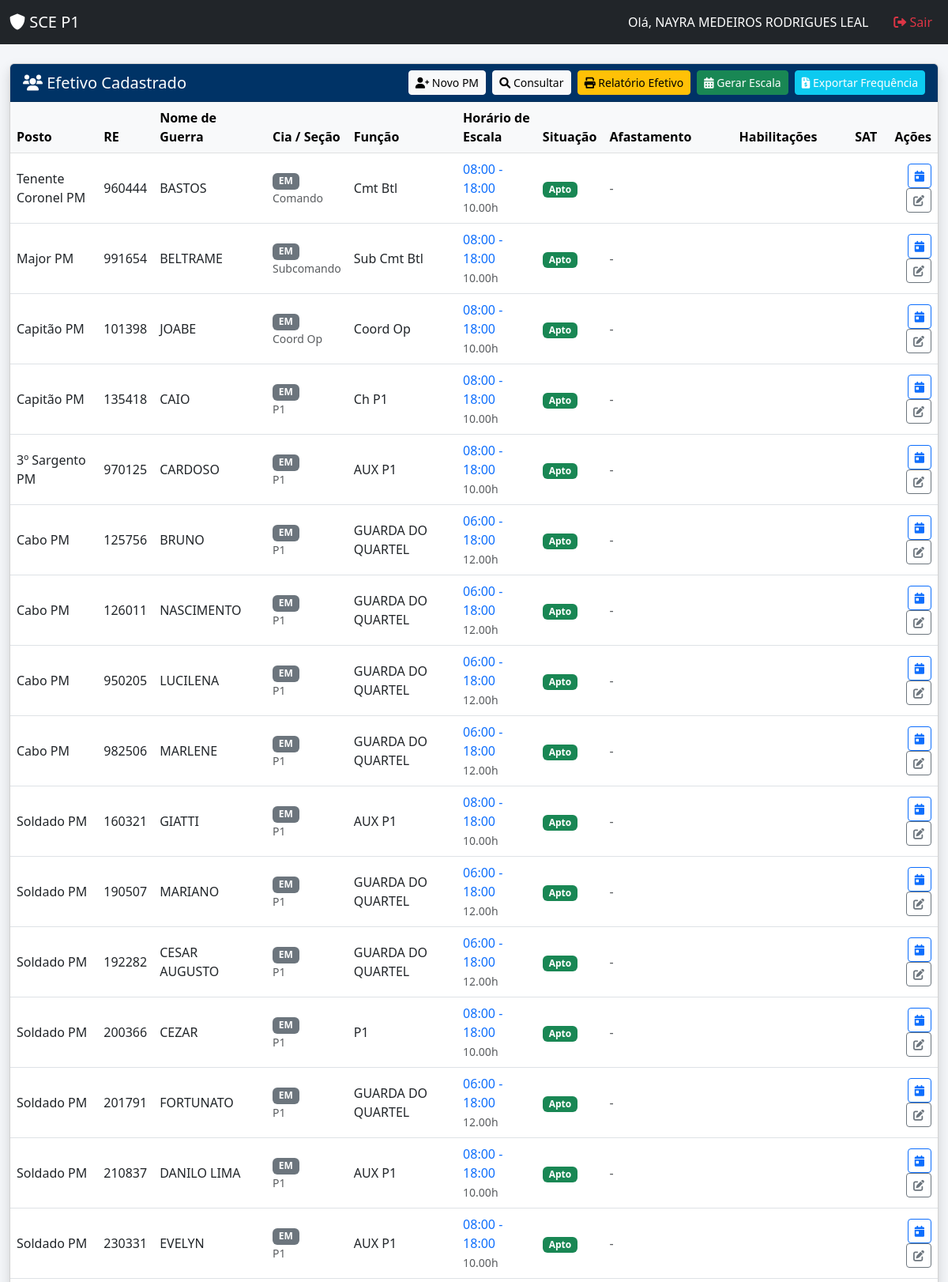
The page / (signed in, upper part) on the database its author committed.
### app.py (models this page shows)
class Usuario(UserMixin, db.Model):
    id = db.Column(db.Integer, primary_key=True)
    username = db.Column(db.String(20), unique=True, nullable=False)
    re = db.Column(db.String(20), unique=True, nullable=False)
    nome = db.Column(db.String(100), nullable=False)
    password = db.Column(db.String(100), nullable=False)
    perfil = db.Column(db.String(20), default='comum') # 'admin', 'operador', 'comum'

class Policial(db.Model):
    id = db.Column(db.Integer, primary_key=True)
    posto = db.Column(db.String(20))
    re = db.Column(db.String(20), unique=True)
    nome = db.Column(db.String(100))
    nome_guerra = db.Column(db.String(50))
    cia = db.Column(db.String(20))
    secao_em = db.Column(db.String(50))
    tipo_escala = db.Column(db.String(20))
    data_base_escala = db.Column(db.Date, nullable=True)
    funcao = db.Column(db.String(100))
    equipe = db.Column(db.String(50))
    viatura = db.Column(db.String(50))
    ativo = db.Column(db.Boolean, default=True)
    hora_inicio_escala = db.Column(db.Time, nullable=True)
    hora_fim_escala = db.Column(db.Time, nullable=True)
    duracao_horas_escala = db.Column(db.Float, nullable=True)
    regime_escala = db.Column(db.String(50), nullable=True)
    habilitacoes = db.Column(db.String(500), nullable=True)
    sat = db.Column(db.String(500), nullable=True)
    status_saude = db.Column(db.String(50), default='Apto Sem Restrições')
    restricao_tipo = db.Column(db.String(100))
    data_fim_restricao = db.Column(db.Date)

### app.py (the view)
@app.route('/')
@login_required
def index():
    verificar_validade_restricoes()
    pms_raw = Policial.query.filter_by(ativo=True).all()
    hoje = datetime.now().date()
    siglas_afastamento = ['DS', 'F*', 'F', 'FN', 'FS', 'CV', 'LP', 'LSV', 'LTS', 'AD', 'LG', 'LA', 'PT', 'NP', 'EAP', 'LT']
    nomes_afastamento = {
        'DS': 'Dispensa de Serviço',
        'F*': 'Folga com observação',
        'F': 'Férias',
        'FN': 'Férias',
        'FS': 'Falta ao Serv.',
        'CV': 'Convalescença',
        'LP': 'Licença Prêmio',
        'LSV': 'Lic. Sem Venc.',
        'LTS': 'Trat. Saúde',
        'AD': 'Adido (Outra OPM)',
        'LG': 'Licença Gestante',
        'PT': 'Lic. Paternidade',
        'LA': 'Licença Adoção',
        'NP': 'Núpcias',
        'LT': 'Luto'
    }
    for pm in pms_raw:
        pm.afastamento_atual = None
        pm.data_fim_afastamento = None
        alt_hoje = AlteracaoEscala.query.filter_by(policial_id=pm.id, data=hoje).first()
        if alt_hoje and alt_hoje.valor in siglas_afastamento:
            sigla = alt_hoje.valor
            pm.afastamento_atual = nomes_afastamento.get(sigla, sigla)
            alts_futuras = AlteracaoEscala.query.filter(
                AlteracaoEscala.policial_id == pm.id,
                AlteracaoEscala.data >= hoje
            ).order_by(AlteracaoEscala.data).all()
            data_fim = hoje
            for alt in alts_futuras:
                if alt.valor == sigla and (alt.data - data_fim).days <= 1:
                    data_fim = alt.data
                elif alt.valor != sigla:
                    break # Mudou de código (ex: de Férias para Trabalho), encerra a busca
            pm.data_fim_afastamento = data_fim
    tem_em = any(pm.cia == 'EM' for pm in pms_raw)
    if tem_em:
        pms_em = [p for p in pms_raw if p.cia == 'EM']
        pms_outros = [p for p in pms_raw if p.cia != 'EM']
        pms_ordenados = ordenar_em_agrupado(pms_em) + ordenar_por_antiguidade(pms_outros)
    else:
        pms_ordenados = ordenar_por_antiguidade(pms_raw)
    e_admin = (getattr(current_user, 'perfil', 'usuario') == 'admin')
    return render_template(
        'index.html',
        pms=pms_ordenados,
        user=current_user,
        e_admin=e_admin,
        hoje=hoje,
        get_habilitacoes_texto=get_habilitacoes_texto,
        get_sat_texto=get_sat_texto
    )

### app.py (called while the page is built)
@login_manager.user_loader
def load_user(user_id):
    return db.session.get(Usuario, int(user_id))

def ordenar_por_antiguidade(lista_pms):
    return sorted(lista_pms, key=lambda pm: (HIERARQUIA.get(pm.posto, 99), pm.re))

def ordenar_em_agrupado(lista_pms):
    return sorted(lista_pms, key=lambda pm: (
        ORDEM_SECOES_EM.get(pm.secao_em, 99),
        HIERARQUIA.get(pm.posto, 99),
        pm.re
    ))

def verificar_validade_restricoes():
    hoje = datetime.now().date()
    pms_restritos = Policial.query.filter(
        Policial.status_saude == 'Apto Com Restrições',
        Policial.data_fim_restricao != None
    ).all()
    alterados = 0
    for pm in pms_restritos:
        if pm.data_fim_restricao < hoje:
            pm.status_saude = 'Apto Sem Restrições'
            pm.restricao_tipo = None
            pm.data_fim_restricao = None
            alterados += 1
    if alterados > 0: db.session.commit()

def deserialize_selections(serialized):
    return serialized.split(',') if serialized else []

def get_emojis(selections, emoji_dict):
    return ' '.join(emoji_dict.get(sel, '') for sel in selections if sel in emoji_dict).strip()

def get_habilitacoes_texto(pm):
    return get_emojis(deserialize_selections(getattr(pm, 'habilitacoes', None)), HABILITACOES_EMOJIS)

def get_sat_texto(pm):
    return get_emojis(deserialize_selections(getattr(pm, 'sat', None)), SAT_EMOJIS)

### templates/index.html (shortened to what this page needs)
<!DOCTYPE html>
<html lang="pt-br">
<head>
    <link href="https://cdn.jsdelivr.net/npm/bootstrap@5.3.0/dist/css/bootstrap.min.css" rel="stylesheet">
    <link href="https://cdnjs.cloudflare.com/ajax/libs/font-awesome/6.0.0/css/all.min.css" rel="stylesheet">
</head>
<body>
    <nav class="navbar navbar-expand-lg navbar-dark bg-dark">
        <div class="container-fluid">
            <a class="navbar-brand" href="#"><i class="fas fa-shield-alt"></i> SCE P1</a>
            <div class="collapse navbar-collapse" id="navbarNav">
                <ul class="navbar-nav ms-auto">
                    <li class="nav-item">
                        <span class="nav-link text-white">Olá, {{ user.nome }}</span>
                    </li>
                    <li class="nav-item">
                        <a class="nav-link text-danger ms-3" href="{{ url_for('logout') }}">
                            <i class="fas fa-sign-out-alt"></i> Sair
                        </a>
                    </li>
                </ul>
            </div>
        </div>
    </nav>
    <div class="container-fluid mt-4">
        <div class="card shadow">
            <div class="card-header card-header-custom d-flex justify-content-between align-items-center">
                <h5 class="mb-0"><i class="fas fa-users"></i> Efetivo Cadastrado</h5>
                <div>
                    <button class="btn btn-light btn-sm" data-bs-toggle="modal" data-bs-target="#modal-novo">
                        <i class="fas fa-user-plus"></i> Novo PM
                    </button>
                    <a href="{{ url_for('consultar_pm') }}" class="btn btn-light btn-sm ms-1">
                        <i class="fas fa-search"></i> Consultar
                    </a>
                    <button class="btn btn-warning btn-sm ms-1" data-bs-toggle="modal" data-bs-target="#modal-relatorio">
                        <i class="fas fa-print"></i> Relatório Efetivo
                    </button>
                    <button class="btn btn-success btn-sm ms-1" data-bs-toggle="modal" data-bs-target="#modal-escala">
                        <i class="fas fa-calendar-alt"></i> Gerar Escala
                    </button>
                    <button class="btn btn-info btn-sm text-white ms-1" data-bs-toggle="modal" data-bs-target="#modal-frequencia">
                        <i class="fas fa-file-invoice-dollar"></i> Exportar Frequência
                    </button>
                </div>
            </div>
            <div class="card-body p-0">
                <div class="table-responsive">
                    <table class="table table-hover mb-0 align-middle">
                        <thead class="table-light">
                            <tr>
                                <th>Posto</th>
                                <th>RE</th>
                                <th>Nome de Guerra</th>
                                <th>Cia / Seção</th>
                                <th>Função</th>
                                <th>Horário de Escala</th>
                                <th>Situação</th>
                                <th>Afastamento</th>
                                <th>Habilitações</th>
                                <th>SAT</th>
                                <th class="text-end">Ações</th>
                            </tr>
                        </thead>
                        <tbody>
                            {% for pm in pms %}
                            <tr class="{% if pm.afastamento_atual %}table-warning{% endif %}">
                                <td>{{ pm.posto }}</td>
                                <td>{{ pm.re }}</td>
                                <td>{{ pm.nome_guerra }}</td>
                                <td>
                                    <span class="badge bg-secondary">{{ pm.cia }}</span>
                                    {% if pm.cia == 'EM' %}
                                        <small class="text-muted d-block">{{ pm.secao_em }}</small>
                                    {% endif %}
                                </td>
                                <td>{{ pm.funcao or '-' }}</td>
                                <td>
                                    {% if pm.hora_inicio_escala and pm.hora_fim_escala %}
                                        <span class="text-primary">
                                            {{ pm.hora_inicio_escala.strftime('%H:%M') }} - {{ pm.hora_fim_escala.strftime('%H:%M') }}
                                        </span>
                                        <br>
                                        <small class="text-muted">
                                            {{ '%.2f'|format(pm.duracao_horas_escala or 0) }}h
                                        </small>
                                    {% else %}
                                        <span class="text-muted">-</span>
                                    {% endif %}
                                </td>
                                <td>
                                    {% if pm.status_saude == 'Apto Sem Restrições' %}
                                        <span class="badge bg-success">Apto</span>
                                    {% else %}
                                        <span class="badge bg-warning text-dark border border-dark" title="{{ pm.restricao_tipo }}">Restrição</span>
                                    {% endif %}
                                </td>
                                <td>
                                    {% if pm.afastamento_atual %}
                                        <span class="badge bg-warning text-dark border border-dark">
                                            <i class="fas fa-plane-departure"></i> {{ pm.afastamento_atual }}
                                        </span><br>
                                        <small class="fw-bold text-dark">
                                            até {{ pm.data_fim_afastamento.strftime('%d/%m/%Y') if pm.data_fim_afastamento else 'Indefinido' }}
                                        </small>
                                    {% else %}
                                        <span class="text-muted">-</span>
                                    {% endif %}
                                </td>
                                <td>{{ get_habilitacoes_texto(pm) }}</td>
                                <td>{{ get_sat_texto(pm) }}</td>
                                <td class="text-end">
                                    <a href="{{ url_for('escala', id_pm=pm.id) }}" class="btn btn-sm btn-outline-primary" title="Editar Escala">
                                        <i class="fas fa-calendar-day"></i>
                                    </a>
                                    <button class="btn btn-sm btn-outline-secondary btn-editar"
                                            data-bs-toggle="modal" data-bs-target="#modal-novo"
                                            data-id="{{ pm.id }}"
                                            data-re="{{ pm.re }}"
                                            data-posto="{{ pm.posto }}"
                                            data-nome="{{ pm.nome }}"
                                            data-guerra="{{ pm.nome_guerra }}"
                                            data-cia="{{ pm.cia }}"
                                            data-secao="{{ pm.secao_em }}"
                                            data-funcao="{{ pm.funcao }}"
                                            data-viatura="{{ pm.viatura }}"
                                            data-equipe="{{ pm.equipe }}"
                                            data-regime="{{ pm.regime_escala or '' }}"
                                            data-data-base-escala="{{ pm.data_base_escala.strftime('%Y-%m-%d') if pm.data_base_escala else '' }}"
                                            data-hora-inicio="{{ pm.hora_inicio_escala.strftime('%H:%M') if pm.hora_inicio_escala else '' }}"
                                            data-hora-fim="{{ pm.hora_fim_escala.strftime('%H:%M') if pm.hora_fim_escala else '' }}"
                                            data-duracao="{{ pm.duracao_horas_escala if pm.duracao_horas_escala is not none else '' }}"
                                            data-saude="{{ pm.status_saude }}"
                                            data-restricao="{{ pm.restricao_tipo }}"
                                            data-fim="{{ pm.data_fim_restricao.strftime('%Y-%m-%d') if pm.data_fim_restricao else '' }}"
                                            data-habilitacoes="{{ pm.habilitacoes or '' }}"
                                            data-sat="{{ pm.sat or '' }}">
                                        <i class="fas fa-edit"></i>
                                    </button>
                                </td>
                            </tr>
                            {% endfor %}
                        </tbody>
                    </table>
                </div>
            </div>
        </div>
    </div>
</body>
</html>

### templates/index.html (style rules this page uses)
body { background-color: #f4f6f9; }
.card-header-custom { background-color: #003366; color: white; }

### rows shown on the page
Usuario: nome "NAYRA MEDEIROS RODRIGUES LEAL"
Policial: posto "Tenente Coronel PM", re "960444", nome_guerra "BASTOS", cia "EM", secao_em "Comando", funcao "Cmt Btl", hora_inicio_escala "08:00", hora_fim_escala "18:00", duracao_horas_escala "10.00", shows "Apto"
Policial: posto "Major PM", re "991654", nome_guerra "BELTRAME", cia "EM", secao_em "Subcomando", funcao "Sub Cmt Btl", hora_inicio_escala "08:00", hora_fim_escala "18:00", duracao_horas_escala "10.00", shows "Apto"
Policial: posto "Capitão PM", re "101398", nome_guerra "JOABE", cia "EM", secao_em "Coord Op", funcao "Coord Op", hora_inicio_escala "08:00", hora_fim_escala "18:00", duracao_horas_escala "10.00", shows "Apto"
Policial: posto "Capitão PM", re "135418", nome_guerra "CAIO", cia "EM", secao_em "P1", funcao "Ch P1", hora_inicio_escala "08:00", hora_fim_escala "18:00", duracao_horas_escala "10.00", shows "Apto"
Policial: posto "3º Sargento PM", re "970125", nome_guerra "CARDOSO", cia "EM", secao_em "P1", funcao "AUX P1", hora_inicio_escala "08:00", hora_fim_escala "18:00", duracao_horas_escala "10.00", shows "Apto"
Policial: posto "Cabo PM", re "125756", nome_guerra "BRUNO", cia "EM", secao_em "P1", funcao "GUARDA DO QUARTEL", hora_inicio_escala "06:00", hora_fim_escala "18:00", duracao_horas_escala "12.00", shows "Apto"
Policial: posto "Cabo PM", re "126011", nome_guerra "NASCIMENTO", cia "EM", secao_em "P1", funcao "GUARDA DO QUARTEL", hora_inicio_escala "06:00", hora_fim_escala "18:00", duracao_horas_escala "12.00", shows "Apto"
Policial: posto "Cabo PM", re "950205", nome_guerra "LUCILENA", cia "EM", secao_em "P1", funcao "GUARDA DO QUARTEL", hora_inicio_escala "06:00", hora_fim_escala "18:00", duracao_horas_escala "12.00", shows "Apto"
Policial: posto "Cabo PM", re "982506", nome_guerra "MARLENE", cia "EM", secao_em "P1", funcao "GUARDA DO QUARTEL", hora_inicio_escala "06:00", hora_fim_escala "18:00", duracao_horas_escala "12.00", shows "Apto"
Policial: posto "Soldado PM", re "160321", nome_guerra "GIATTI", cia "EM", secao_em "P1", funcao "AUX P1", hora_inicio_escala "08:00", hora_fim_escala "18:00", duracao_horas_escala "10.00", shows "Apto"
Policial: posto "Soldado PM", re "190507", nome_guerra "MARIANO", cia "EM", secao_em "P1", funcao "GUARDA DO QUARTEL", hora_inicio_escala "06:00", hora_fim_escala "18:00", duracao_horas_escala "12.00", shows "Apto"
Policial: posto "Soldado PM", re "192282", nome_guerra "CESAR AUGUSTO", cia "EM", secao_em "P1", funcao "GUARDA DO QUARTEL", hora_inicio_escala "06:00", hora_fim_escala "18:00", duracao_horas_escala "12.00", shows "Apto"
Policial: posto "Soldado PM", re "200366", nome_guerra "CEZAR", cia "EM", secao_em "P1", funcao "P1", hora_inicio_escala "08:00", hora_fim_escala "18:00", duracao_horas_escala "10.00", shows "Apto"
Policial: posto "Soldado PM", re "201791", nome_guerra "FORTUNATO", cia "EM", secao_em "P1", funcao "GUARDA DO QUARTEL", hora_inicio_escala "06:00", hora_fim_escala "18:00", duracao_horas_escala "12.00", shows "Apto"
Policial: posto "Soldado PM", re "210837", nome_guerra "DANILO LIMA", cia "EM", secao_em "P1", funcao "AUX P1", hora_inicio_escala "08:00", hora_fim_escala "18:00", duracao_horas_escala "10.00", shows "Apto"
Policial: posto "Soldado PM", re "230331", nome_guerra "EVELYN", cia "EM", secao_em "P1", funcao "AUX P1", hora_inicio_escala "08:00", hora_fim_escala "18:00", duracao_horas_escala "10.00", shows "Apto"
